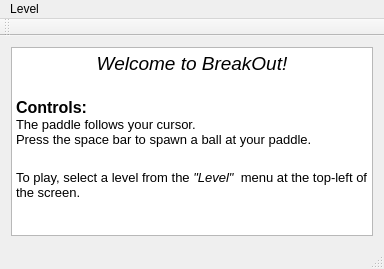
<?xml version="1.0" encoding="UTF-8"?>
<ui version="4.0">
 <class>MainWindow</class>
 <widget class="QMainWindow" name="MainWindow">
  <property name="geometry">
   <rect>
    <x>0</x>
    <y>0</y>
    <width>384</width>
    <height>269</height>
   </rect>
  </property>
  <property name="windowTitle">
   <string>MainWindow</string>
  </property>
  <widget class="QWidget" name="centralWidget">
   <layout class="QVBoxLayout" name="verticalLayout">
    <item>
     <widget class="QTextBrowser" name="textBrowser">
      <property name="html">
       <string>&lt;!DOCTYPE HTML PUBLIC &quot;-//W3C//DTD HTML 4.0//EN&quot; &quot;http://www.w3.org/TR/REC-html40/strict.dtd&quot;&gt;
&lt;html&gt;&lt;head&gt;&lt;meta name=&quot;qrichtext&quot; content=&quot;1&quot; /&gt;&lt;style type=&quot;text/css&quot;&gt;
p, li { white-space: pre-wrap; }
&lt;/style&gt;&lt;/head&gt;&lt;body style=&quot; font-family:'MS Shell Dlg 2'; font-size:7.8pt; font-weight:400; font-style:normal;&quot;&gt;
&lt;p align=&quot;center&quot; style=&quot; margin-top:0px; margin-bottom:0px; margin-left:0px; margin-right:0px; -qt-block-indent:0; text-indent:0px;&quot;&gt;&lt;span style=&quot; font-size:14pt; font-style:italic;&quot;&gt;Welcome to BreakOut!&lt;/span&gt;&lt;/p&gt;
&lt;p align=&quot;center&quot; style=&quot;-qt-paragraph-type:empty; margin-top:0px; margin-bottom:0px; margin-left:0px; margin-right:0px; -qt-block-indent:0; text-indent:0px; font-size:14pt; font-style:italic;&quot;&gt;&lt;br /&gt;&lt;/p&gt;
&lt;p style=&quot; margin-top:0px; margin-bottom:0px; margin-left:0px; margin-right:0px; -qt-block-indent:0; text-indent:0px;&quot;&gt;&lt;span style=&quot; font-size:12pt; font-weight:600;&quot;&gt;Controls:&lt;/span&gt;&lt;/p&gt;
&lt;p style=&quot; margin-top:0px; margin-bottom:0px; margin-left:0px; margin-right:0px; -qt-block-indent:0; text-indent:0px;&quot;&gt;&lt;span style=&quot; font-size:10pt;&quot;&gt;The paddle follows your cursor.&lt;/span&gt;&lt;/p&gt;
&lt;p style=&quot; margin-top:0px; margin-bottom:0px; margin-left:0px; margin-right:0px; -qt-block-indent:0; text-indent:0px;&quot;&gt;&lt;span style=&quot; font-size:10pt;&quot;&gt;Press the space bar to spawn a ball at your paddle.&lt;/span&gt;&lt;/p&gt;
&lt;p align=&quot;center&quot; style=&quot;-qt-paragraph-type:empty; margin-top:0px; margin-bottom:0px; margin-left:0px; margin-right:0px; -qt-block-indent:0; text-indent:0px; font-size:14pt; font-style:italic;&quot;&gt;&lt;br /&gt;&lt;/p&gt;
&lt;p style=&quot; margin-top:0px; margin-bottom:0px; margin-left:0px; margin-right:0px; -qt-block-indent:0; text-indent:0px;&quot;&gt;&lt;span style=&quot; font-size:10pt;&quot;&gt;To play, select a level from the &lt;/span&gt;&lt;span style=&quot; font-size:10pt; font-style:italic;&quot;&gt;&amp;quot;Level&amp;quot;  &lt;/span&gt;&lt;span style=&quot; font-size:10pt;&quot;&gt;menu at the top-left of the screen.&lt;/span&gt;&lt;/p&gt;
&lt;p style=&quot;-qt-paragraph-type:empty; margin-top:0px; margin-bottom:0px; margin-left:0px; margin-right:0px; -qt-block-indent:0; text-indent:0px; font-size:10pt;&quot;&gt;&lt;br /&gt;&lt;/p&gt;
&lt;p style=&quot;-qt-paragraph-type:empty; margin-top:0px; margin-bottom:0px; margin-left:0px; margin-right:0px; -qt-block-indent:0; text-indent:0px; font-size:10pt;&quot;&gt;&lt;br /&gt;&lt;/p&gt;&lt;/body&gt;&lt;/html&gt;</string>
      </property>
     </widget>
    </item>
   </layout>
  </widget>
  <widget class="QToolBar" name="mainToolBar">
   <attribute name="toolBarArea">
    <enum>TopToolBarArea</enum>
   </attribute>
   <attribute name="toolBarBreak">
    <bool>false</bool>
   </attribute>
  </widget>
  <widget class="QStatusBar" name="statusBar"/>
  <widget class="QMenuBar" name="menuBar">
   <property name="geometry">
    <rect>
     <x>0</x>
     <y>0</y>
     <width>384</width>
     <height>25</height>
    </rect>
   </property>
   <widget class="QMenu" name="menuLevel">
    <property name="title">
     <string>Level</string>
    </property>
    <addaction name="actionlvl1"/>
    <addaction name="actionlvl2"/>
    <addaction name="actionlvl3"/>
   </widget>
   <addaction name="menuLevel"/>
  </widget>
  <action name="lvl1">
   <property name="text">
    <string>Level 1</string>
   </property>
  </action>
  <action name="lvl2">
   <property name="text">
    <string>Level 2</string>
   </property>
  </action>
  <action name="lvl3">
   <property name="text">
    <string>Level 3</string>
   </property>
  </action>
  <action name="actionlvl1">
   <property name="text">
    <string>Level 1</string>
   </property>
  </action>
  <action name="actionlvl2">
   <property name="text">
    <string>Level 2</string>
   </property>
  </action>
  <action name="actionlvl3">
   <property name="text">
    <string>Level 3</string>
   </property>
  </action>
 </widget>
 <layoutdefault spacing="6" margin="11"/>
 <resources/>
 <connections/>
</ui>
